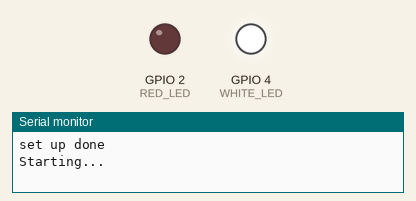
A sketch run on a simulated ESP32. Parts: output pins drawn as LEDs (lit = HIGH), the last lines printed to the serial monitor. A WiFi scan finds three made-up networks.

Above: at 1.1 s.
At 5.1 s:
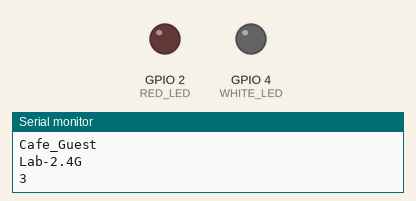
At 9.75 s:
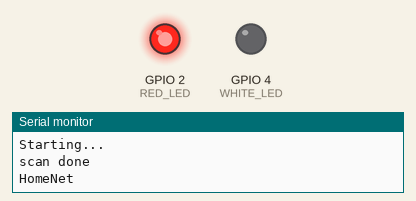
Timing chart, 0 to 10.1 s (numbered marks = the images above):
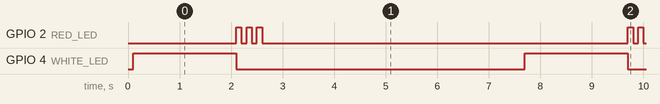

The sketch:

wifi-scanner-with-led-feedback.ino
```cpp
# include "WiFi.h"

int RED_LED = 2;
int WHITE_LED = 4;

void setup() {
  Serial.begin(115200);
  WiFi.mode(WIFI_STA); // set it to station mode
  WiFi.disconnect();
  pinMode(WHITE_LED, OUTPUT);
  pinMode(RED_LED, OUTPUT);
  delay(100);
  Serial.println("set up done");
}

void loop() {
  Serial.println("Starting...");

  digitalWrite(WHITE_LED, HIGH);
  int n = WiFi.scanNetworks();

  Serial.println("scan done");
  digitalWrite(WHITE_LED, LOW);

  for (int i = 0; i < n; i++) {
    digitalWrite(RED_LED, HIGH);
    Serial.println(WiFi.SSID(i));
    delay(100);
    digitalWrite(RED_LED, LOW);
    delay(100);
  }

  Serial.println(n);
  delay(5000);
}
```

Measured:
- by itself, GPIO 2 (RED_LED): repeats every 7.6 s: 2 × (LOW 0.10 s, HIGH 0.10 s), LOW 7.1 s, HIGH 0.10 s
- by itself, GPIO 4 (WHITE_LED): alternates HIGH for 2.0 s and LOW for 5.6 s
- by itself, everything shown: repeats every 7.6 s, in 3 steps
